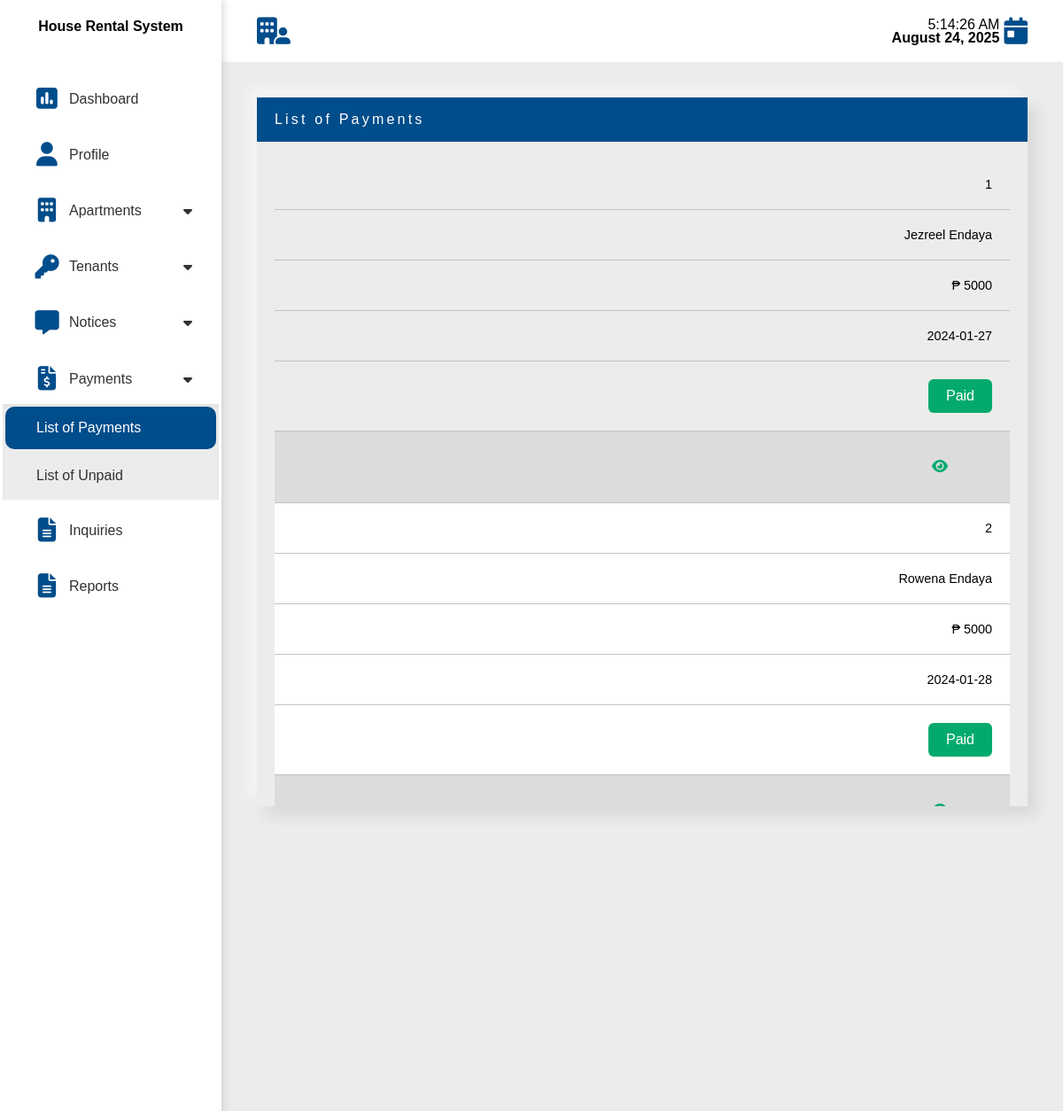
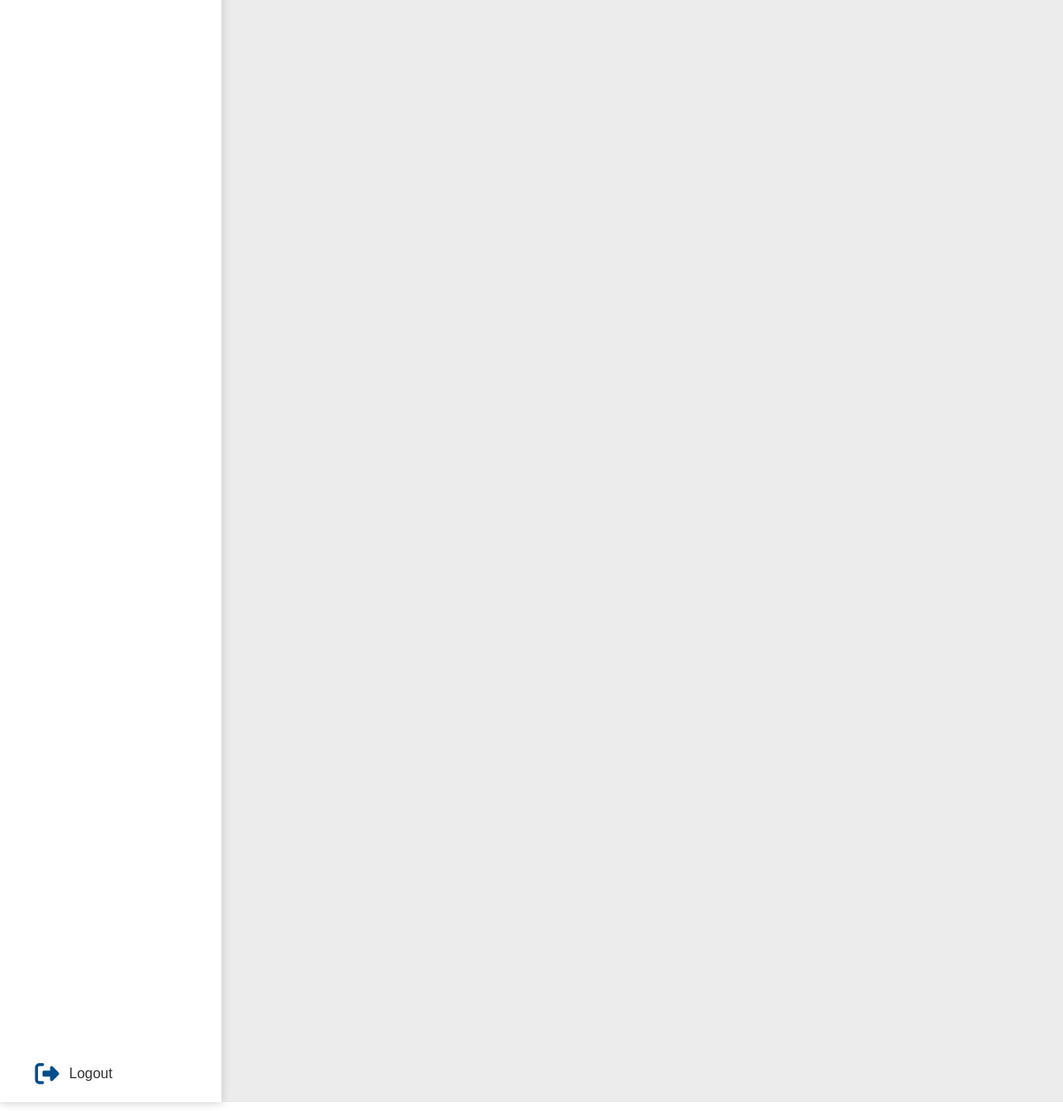
The page /landlord/list-payments.php (signed in) on the database its author committed (2 pictures, top to bottom).
### tables this page shows
CREATE TABLE `tblassign_tenant` (
  `Assignment_ID` int(11) NOT NULL,
  `Tenant_ID` int(11) NOT NULL,
  `House_ID` int(11) NOT NULL
);

CREATE TABLE `tbltenant` (
  `Tenant_ID` int(11) NOT NULL,
  `Owner_ID` int(11) NOT NULL,
  `Firstname` varchar(55) NOT NULL,
  `Middlename` varchar(55) NOT NULL,
  `Lastname` varchar(55) NOT NULL,
  `Email_Address` varchar(55) NOT NULL,
  `Password` varchar(55) NOT NULL,
  `Contact_Number` bigint(11) NOT NULL,
  `Start_Date` date NOT NULL,
  `End_Date` date NOT NULL
);

CREATE TABLE `tblpaymentdetails` (
  `Payment_ID` int(11) NOT NULL,
  `Tenant_ID` int(11) NOT NULL,
  `Amount_To_Pay` int(11) NOT NULL,
  `Amount_Paid` int(11) NOT NULL,
  `Date` date NOT NULL,
  `Status` varchar(11) NOT NULL
);

### include/fetch-id.php (called while the page is built, shortened)
<?php
if (isset($_SESSION['User_ID'])) {
    $id = $_SESSION['User_ID'];
    $owneridquery = "SELECT * from tblowners where User_ID='$id'";
    $owneridresult = $con->query($owneridquery) or die($con->error);
    $owneridrow = $owneridresult->fetch_assoc();
    @$ownerid = $owneridrow['Owner_ID'];
} else {
    header('Location: ../login.php');
}
?>

### landlord/list-payments.php (the view, shortened to what this page needs)
<?php
include_once "../connection/dbcon.php";
include_once "../include/fetch-id.php";
$paid_Tenants = "SELECT `tblassign_tenant`.*, `tbltenant`.*, `tblpaymentdetails`.*
FROM `tblassign_tenant`
	LEFT JOIN `tbltenant` ON `tblassign_tenant`.`Tenant_ID` = `tbltenant`.`Tenant_ID`
	LEFT JOIN `tblpaymentdetails` ON `tblpaymentdetails`.`Tenant_ID` = `tblassign_tenant`.`Tenant_ID` where tbltenant.Owner_ID=$ownerid and tblpaymentdetails.Status='paid';";
$paid_Tenants_fetch = $con->query($paid_Tenants);
?>
<!DOCTYPE html>
<html lang="en">
<head>
    <link rel="stylesheet" href="css/style.css">
    <link rel="stylesheet" href="css/table.css">
    <link rel="stylesheet" href="css/input-handler.css">
    <?php include "../include/icon/fontawesome.php"; ?>
</head>
<body>
    <div class="container">
        <?php
        include 'include/sidebar.php'
        ?>
        <main>
        <header>
                <i class="fa-solid fa-building-user"></i>
                <div class="time">
                    <div class="dateTime">
                        <?php
                        include "include/time.php"
                        ?>
                    </div>
                    <i class="fa-solid fa-calendar-day"></i>
                </div>
            </header>
            <div class="content">
                <div class="apartment-table all-table">
                    <div class="heading">
                        <p>List of Payments</p>
                    </div>
                    <div class="table-body">
                        <table class="table-default">
                            <tbody>
                                <?php
                                foreach($paid_Tenants_fetch as $paid_Tenants_fetchs) {
                                ?>
                                    <tr>
                                        <td><?php echo $paid_Tenants_fetchs['House_ID'] ?></td>
                                        <td><?php echo $paid_Tenants_fetchs['Firstname'] . " " . $paid_Tenants_fetchs['Lastname'] ?></td>
                                        <td>₱ <?php echo $paid_Tenants_fetchs['Amount_To_Pay'] ?></td>
                                        <td><?php echo $paid_Tenants_fetchs['Date'] ?></td>
                                        <td>
                                            <a class="paid"><?php echo $paid_Tenants_fetchs['Status'] ?></a>
                                        </td>
                                        <td>
                                            <a href="list-houses.php?apartmentid='<?php echo $apartmentids["Apartment_ID"]; ?>'" class="view">
                                                <i class="fa-solid fa-eye"></i>
                                            </a>
                                        </td>
                                    </tr>
                                <?php
                                }
                                ?>
                            </tbody>
                        </table>
                    </div>
                </div>
            </div>
        </main>
    </div>
</body>
</html>

### landlord/css/style.css (style rules this page uses)
:root { --main-font-family: Arial, Helvetica, sans-serif; --main-color: #004d8b; --secondary-color: #229bff; --warning: rgb(255, 87, 87); --success: #04AA6D; --success-hover: #028d5a; }
main header { display: flex; justify-content: space-between; align-items: center; height: 70px; }
.time { display: flex; align-items: center; gap: 5px; }
.time i, header i { font-size: 1.9rem; color: var(--main-color); }
.dateTime { display: flex; flex-direction: column; align-items: end; }
.heading { background-color: var(--main-color); padding: 10px 20px; color: white; letter-spacing: 0.2rem; display: flex; justify-content: space-between; align-items: center; width: 100%; line-height: 30px; }
.paid { padding: 10px 20px; background-color: var(--success); border-radius: 6px; color: white }
@media only screen and (max-width: 1400px) { .all-table { max-height: 800px; overflow: auto; } }
@media only screen and (max-width: 1400px) { .table-default td { display: flex; justify-content: space-between; position: relative; border-bottom: 1px solid rgb(194, 194, 194); } }
@media only screen and (max-width: 1400px) { .table-default td::before { content: attr(data-title); font-weight: bold; } }
@media only screen and (max-width: 1400px) { .table-default td:last-child { display: flex; justify-content: flex-end; gap: 10px; width: 100%; background-color: gainsboro; } }
@media only screen and (max-width: 1400px) { .table-default td:last-child a { margin-right: 10px; line-height: 40px; padding: 0 40px; border-radius: 6px; } }

### landlord/css/table.css (style rules this page uses)
:root { --main-font-family: Arial, Helvetica, sans-serif }
.all-table { background-color: #ececec; box-shadow: -10px -10px 15px rgba(255, 255, 255, 0.5), 10px 10px 15px rgba(70, 70, 70, 0.12); overflow: hidden; display: flex; flex-direction: column; flex: 3; min-width: 350px; height: 100%; }
.all-table .table-body { padding: 20px; overflow: auto; }
.table-default { border-collapse: collapse; width: 100%; table-layout: fixed; }
.table-default tbody tr { text-align: center; }
.table-default tbody tr:nth-child(even) { background-color: white; }
.table-default th, .table-default td { padding: 20px; word-break: normal; }
.table-default td { font-size: .9rem; text-transform: capitalize; font-family: var(--main-font-family); }
.table-default td i { color: #04AA6D; }

### landlord/css/input-handler.css (style rules this page uses)
:root { --main-color: #004d8b; --seconday-color:#229bff; }
a { color: black; text-decoration: none; }

### landlord/include/sidebar.css (style rules this page uses)
:root { --main-font-family: Arial, Helvetica, sans-serif; --main-color: #004d8b; --secondary-color: #229bff; --warning: rgb(255, 87, 87); --success: #04AA6D; --success-hover: #028d5a; }
* { margin: 0; padding: 0; box-sizing: border-box; font-family: 'Franklin Gothic Medium', 'Arial Narrow', Arial, sans-serif; font-size: 16px; }
body { width: 100vw; height: 100vh; display: flex; justify-content: center; overflow: hidden; }
.container { display: flex; width: 100%; height: 100%; max-width: 1920px; background-color: #ececec; }
.container main { width: 100%; }
main header { width: 100%; line-height: 60px; background-color: white; padding: 0 40px; }
main .content { width: 100%; height: auto; max-height: 95%; padding: 40px; display: flex; flex-wrap: wrap; gap: 20px; overflow: auto; }

### rows shown on the page
tblassign_tenant: House_ID "1", Tenant_ID.Firstname "Jezreel", Tenant_ID.Lastname "Endaya", tblpaymentdetails.Amount_To_Pay "5000", tblpaymentdetails.Date "2024-01-27", tblpaymentdetails.Status "Paid"
tblassign_tenant: House_ID "2", Tenant_ID.Firstname "Rowena", Tenant_ID.Lastname "Endaya", tblpaymentdetails.Amount_To_Pay "5000", tblpaymentdetails.Date "2024-01-28", tblpaymentdetails.Status "Paid"
